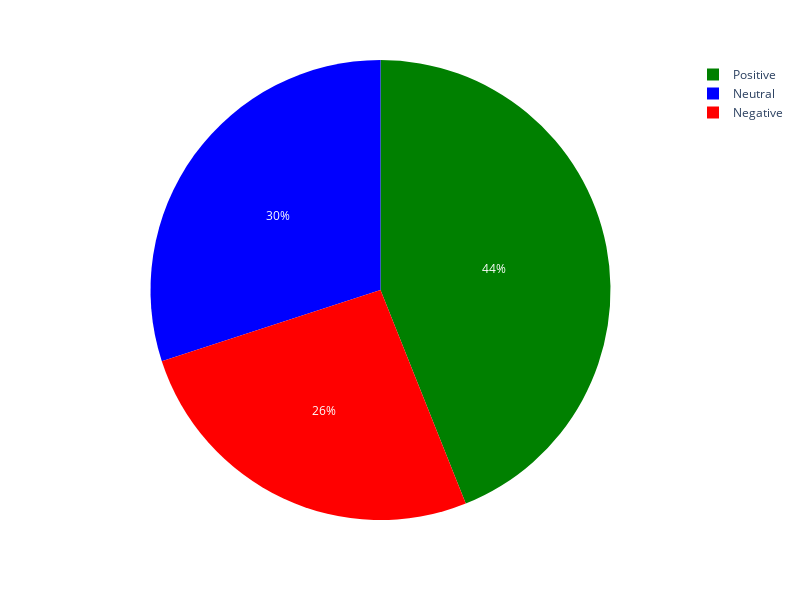

The notebook cell this image was saved under:
### Code cell
fig=px.pie(sentiment_counts,names="sentiment",values="total",color="sentiment",color_discrete_map=color_map)
fig.update_layout(width=800, height=600)
fig.show()

### Figure 1 — Plotly figure (JSON) as saved in the notebook; plotly's stock layout.template omitted (floating-point values rounded to 4 significant figures)
{"data": [{"customdata": [["Negative"], ["Neutral"], ["Positive"]], "domain": {"x": [0, 1], "y": [0, 1]}, "hovertemplate": "sentiment=%{customdata[0]}<br>total=%{value}<extra></extra>", "labels": ["Negative", "Neutral", "Positive"], "legendgroup": "", "marker": {"colors": ["red", "blue", "green"]}, "name": "", "showlegend": true, "type": "pie", "values": [3110, 3585, 5251]}], "layout": {"height": 600, "legend": {"tracegroupgap": 0}, "margin": {"t": 60}, "width": 800}}
